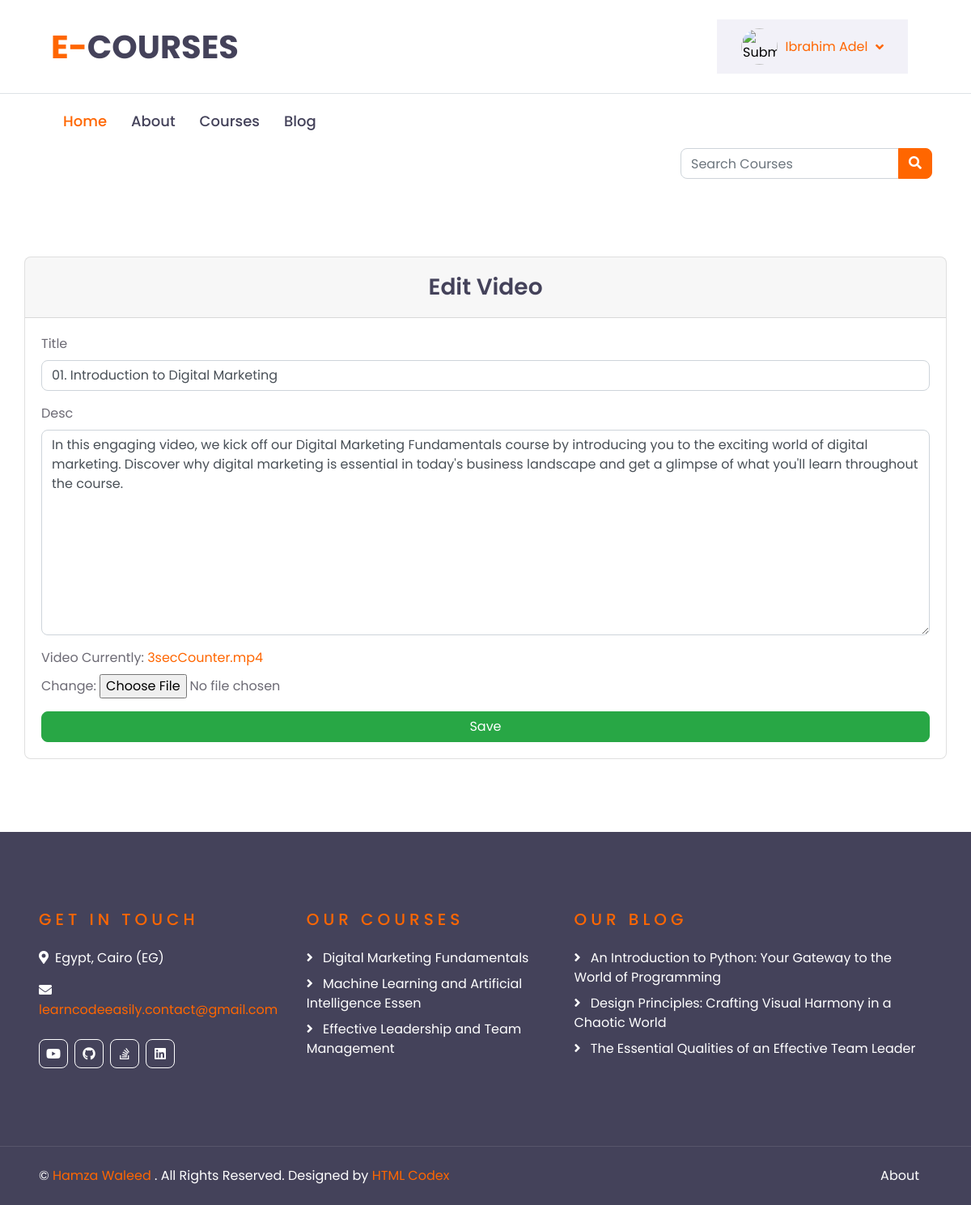
The page /course/video/update/1/ (signed in) on the database its author committed.
### academy_courses/models.py (models this page shows, shortened)
class Video(models.Model):
    title = models.CharField(max_length=100)
    desc = models.TextField(max_length=1000)
    video = models.FileField(validators=[FileExtensionValidator(allowed_extensions=['mov','avi','mp4','webm','mkv', 'wmv', 'ogg'])])
    created_at = models.DateTimeField(auto_now_add=True)
    course = models.ForeignKey(Course, on_delete=models.CASCADE)
    updated_at = models.DateTimeField(auto_now=True)

class Urls(models.Model):
    title = models.CharField(max_length=30, default="My Urls")
    icon = models.CharField(
        default='Select an icon',
        choices=SOCIAL_MEDIA_ICONS,
        max_length=100
    )
    url = models.URLField()

class Course(models.Model):
    name = models.CharField(max_length=50)
    description = models.TextField(max_length=5000)
    price = models.FloatField()
    hour = models.IntegerField()
    min = models.IntegerField()
    image = models.ImageField()
    created_at = models.DateTimeField(auto_now_add=True)
    updated_at = models.DateTimeField(auto_now=True)

### academy_blog/models.py (models this page shows, shortened)
class Article(models.Model):
    cover_image = models.ImageField()
    category = models.ForeignKey(Category, on_delete=models.PROTECT)
    title = models.CharField(max_length=100)
    subject = HTMLField(max_length=10000)
    created_at = models.DateTimeField(auto_now_add=True)
    updated_at = models.DateTimeField(auto_now=True)

### academy_courses/views.py (the view, shortened to what this page needs)
# urls.py: path('course/video/update/<int:pk>/', views.VideoUpdateView.as_view(), name='video_update'),
@method_decorator(user_passes_test(user_is_staff, login_url=reverse_lazy('notaccess')), name='dispatch')
class VideoUpdateView(LoginRequiredMixin, UpdateView):
    model = Video
    form_class = VideoForm
    template_name = 'video/update.html'

### academy_courses/forms.py
class VideoForm(forms.ModelForm):
    class Meta:
        model = Video
        fields = ['title', 'desc', 'video']
        widgets = {
            'title': forms.TextInput(attrs=field_attrs),
            'desc': forms.Textarea(attrs=field_attrs),
            'course': forms.Select(attrs=field_attrs),
        }

### academy_courses/custom_context_proccessor.py (called while the page is built)
def slider_footer(request):
    course = Course.objects.all()[:20]
    opinion = Opinion.objects.all()
    url = Urls.objects.all()
    article = Article.objects.all()[:20]
    return {
        'courses': course,
        'opinions': opinion,
        'urls': url,
        'arts': article
    }

def category(request):
    cat = Category.objects.all()
    latest_article = Article.objects.order_by('-created_at')[:10]
    return {
        'cats': cat,
        'la_ar': latest_article,
    }

def slider_image(request):
    image = Slider.objects.first()
    return {
        'slide': image,
    }

### academy_courses/views.py (called while the page is built)
def user_is_staff(user):
    return user.is_staff

### academy_courses/templates/video/update.html (shortened to what this page needs)
{% extends 'base.html' %}
{% load i18n %}
{% block content %}
    <div class="container">
        <div class="row justify-content-md-center">
            <div class="card col-md-12 px-0">
                <div class="card-header text-center">
                    <h3 class="mb-0 py-2">{% trans 'Edit Video' %}</h3>
                </div>
                <div class="card-body">
                    <form method="post" enctype="multipart/form-data">
                        {% for field in form %}
                            <div class="mb-3">
                                <label class="form-label">{{ field.label }}</label>
                                {{ field }}
                            </div>
                        {% endfor %}
                        <div class="d-grid gap-2">
                            <button type="submit" class="btn btn-success btn-block">
                                {% translate 'Save' %}
                            </button>
                        </div>
                    </form>
                </div>
            </div>
        </div>
    </div>
{% endblock content %}

### academy_courses/templates/partials/header.html (shortened to what this page needs)
{% load i18n %}
{% load static %}
<div class="container-fluid d-none d-lg-block">
    <div class="row align-items-center py-4 px-xl-5">
        <div class="col-lg-3">
            <a href="/" class="text-decoration-none">
                <h1 class="m-0"><span class="text-primary">{% trans 'E-' %}</span>{% trans 'COURSES' %}</h1>
            </a>
        </div>
        {% if user.is_authenticated %}
            <div class="col-lg-9 d-flex align-items-center justify-content-end">
                <div class="col-lg-4 d-none d-lg-block">
                    <a class="d-flex align-items-center justify-content-between bg-secondary w-100 text-decoration-none" data-toggle="collapse" href="#navbar-vertical" style="height: 67px; padding: 0 30px;">
                        <input type="image" id="myimage"  style="height:45px;width:45px;border-radius: 50%;" src="{{ user.profile.profile_image.url }}" />
                        <p class="text-primary m-0">
                            {{ user.first_name }}  {{ user.last_name }}
                        </p>
                        <i class="fa fa-angle-down text-primary"></i>
                    </a>
                </div>
            </div>
        {% else %}
            <div class="col-lg-9 d-flex align-items-center justify-content-end">
                <a class="btn btn-dark py-2 px-4 d-none d-lg-block" href="{% url 'register' %}">{% trans 'Join Now' %}</a>
                <a class="btn btn-outline-primary py-2 px-4 ml-2 d-none d-lg-block" href="{% url 'login' %}">{% trans 'Login' %}</a>
            </div>
        {% endif %}
    </div>
</div>
<div class="container-fluid">
    <div class="row border-top px-xl-5">
        <div class="col-lg-9">
            <nav class="navbar navbar-expand-lg bg-light navbar-light py-3 py-lg-0 px-0">
                <div class="collapse navbar-collapse justify-content-between" id="navbarCollapse">
                    <div class="navbar-nav py-0">
                        <a href="/" class="nav-item nav-link active"> {% trans 'Home' %} </a>
                        <a href="{% url 'about' %}" class="nav-item nav-link"> {% trans 'About' %} </a>
                        <a href="{% url 'course' %}" class="nav-item nav-link"> {% trans 'Courses' %} </a>
                        <a href="{% url 'article_view' %}" class="nav-item nav-link"> {% trans 'Blog' %} </a>
                    </div>
                </div>
            </nav>
        </div>
        <form action="{% url 'course' %}" class="form-inline ml-auto px-lg-0">
            <div class="input-group">
                <input
                    value="{{ request.GET.query }}"
                    name="query"
                    type="text"
                    class="form-control"
                    style="width: 270px;"
                    placeholder="{% translate 'Search Courses' %}"
                />
                <div class="input-group-append">
                    <button class="btn btn-primary" type="submit">
                        <i class="fa fa-search"></i>
                    </button>
                </div>
            </div>
        </form>
    </div>
</div>

### academy_courses/templates/partials/footer.html
{% load i18n %}
<div class="container-fluid bg-dark text-white py-5 px-sm-3 px-lg-5" style="margin-top: 90px;">
    <div class="row pt-5">
        <div class="col-lg-7 col-md-12">
            <div class="row">
                <div class="col-md-6 mb-5">
                    <h5 class="text-primary text-uppercase mb-4" style="letter-spacing: 5px;">{% trans 'Get In Touch' %}</h5>
                    <p><i class="fa fa-map-marker-alt mr-2"></i>{% trans 'Egypt, Cairo (EG)' %}</p>
                    <p><i class="fa fa-envelope mr-2"></i><a href="javascript:openmail();">learncodeeasily.contact@gmail.com</a></p>
                    <div class="d-flex justify-content-start mt-4">
                        {% for url in urls %}
                            <a class="btn btn-outline-light btn-square mr-2" href="{{ url.url }}"><i class="fab {{ url.icon }}"></i></a>
                        {% endfor %}
                    </div>
                </div>
                <div class="col-md-6 mb-5">
                    <h5 class="text-primary text-uppercase mb-4" style="letter-spacing: 5px;">{% trans 'Our Courses' %}</h5>
                    <div class="d-flex flex-column justify-content-start">
                        {% for course in courses %}
                            <a class="text-white mb-2" href="{% url 'course_list' course.id %}"><i class="fa fa-angle-right mr-2"></i> {{ course.name }} </a>
                        {% endfor %}
                    </div>
                </div>
            </div>
        </div>
        <div class="col-lg-5 col-md-12 mb-5">
            <h5 class="text-primary text-uppercase mb-4" style="letter-spacing: 5px;">{% trans 'Our Blog' %}</h5>
            <div class="d-flex flex-column justify-content-start">
                {% for art in arts %}
                    <a class="text-white mb-2" href="{% url 'article_detail' art.id %}"><i class="fa fa-angle-right mr-2"></i> {{ art.title }} </a>
                {% endfor %}
            </div>
        </div>
    </div>
</div>
<div class="container-fluid bg-dark text-white border-top py-4 px-sm-3 px-md-5" style="border-color: rgba(256, 256, 256, .1) !important;">
    <div class="row">
        <div class="col-lg-6 text-center text-md-left mb-3 mb-md-0">
            <p class="m-0 text-white">&copy; <a href="/">{% trans 'Hamza Waleed' %}</a> {% trans '. All Rights Reserved. Designed by' %}<a href="https://htmlcodex.com"> HTML Codex</a>
            </p>
        </div>
        <div class="col-lg-6 text-center text-md-right">
            <ul class="nav d-inline-flex">
                <li class="nav-item">
                    <a class="nav-link text-white py-0" href="{% url 'about' %}">{% trans 'About' %}</a>
                </li>
            </ul>
        </div>
    </div>
</div>

### rows shown on the page
Video: form "01. Introduction to Digital Marketing" "In this engaging video, we kick off our Digital Marketing Fundamentals course by introducing you to the exciting world of digital marketing. Discover why digital marketing is essential in today's business landscape and get a glimpse of what you'll learn throughout the course."
Course: name "Digital Marketing Fundamentals"
Course: name "Machine Learning and Artificial Intelligence Essen"
Course: name "Effective Leadership and Team Management"
Article: title "An Introduction to Python: Your Gateway to the World of Programming"
Article: title "Design Principles: Crafting Visual Harmony in a Chaotic World"
Article: title "The Essential Qualities of an Effective Team Leader"

### other values the page prints
{{ user.first_name }} "Ibrahim"
{{ user.last_name }} "Adel"
{{ field.label }} "Title" "Desc" "Video"
